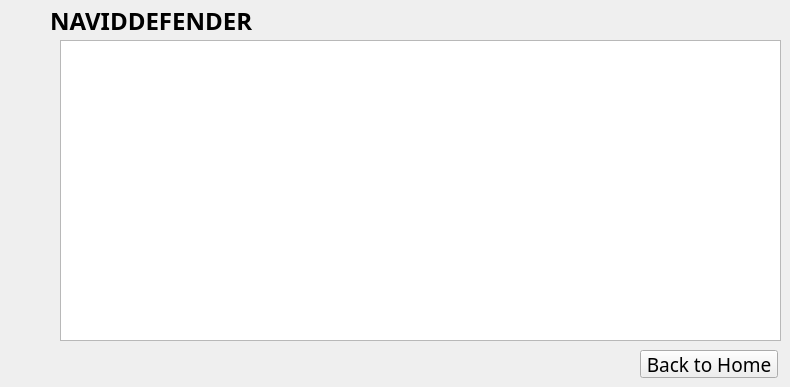
      <widget class="QWidget" name="Gold_Info">
       <widget class="QPushButton" name="Gold_BackToHome_2">
        <property name="geometry">
         <rect>
          <x>640</x>
          <y>350</y>
          <width>138</width>
          <height>28</height>
         </rect>
        </property>
        <property name="font">
         <font>
          <family>Heiti SC</family>
          <pointsize>14</pointsize>
         </font>
        </property>
        <property name="text">
         <string>Back to Home</string>
        </property>
       </widget>
       <widget class="QLabel" name="Gold_label_2">
        <property name="enabled">
         <bool>true</bool>
        </property>
        <property name="geometry">
         <rect>
          <x>50</x>
          <y>10</y>
          <width>214</width>
          <height>22</height>
         </rect>
        </property>
        <property name="font">
         <font>
          <family>Heiti SC</family>
          <pointsize>18</pointsize>
          <weight>75</weight>
          <bold>true</bold>
          <kerning>true</kerning>
         </font>
        </property>
        <property name="text">
         <string>NAVIDDEFENDER</string>
        </property>
       </widget>
       <widget class="QTextEdit" name="gold_textEdit">
        <property name="geometry">
         <rect>
          <x>60</x>
          <y>40</y>
          <width>721</width>
          <height>301</height>
         </rect>
        </property>
        <property name="font">
         <font>
          <pointsize>16</pointsize>
         </font>
        </property>
       </widget>
      </widget>
